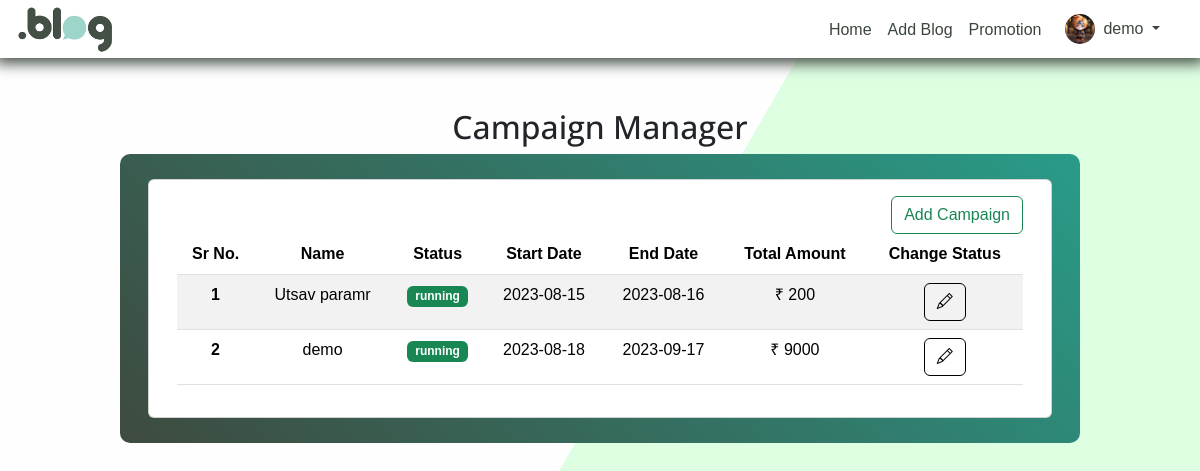
Screenshot of /campaign.php (signed in) with the database file from the repository.
### tables this page shows
CREATE TABLE `users` (
  `user_id` int(11) NOT NULL,
  `name` varchar(100) NOT NULL,
  `email` varchar(100) NOT NULL,
  `password` varchar(100) NOT NULL,
  `user_type` enum('client','admin') NOT NULL DEFAULT 'client',
  `image` varchar(100) DEFAULT NULL,
  `token` varchar(200) DEFAULT NULL
);

CREATE TABLE `campaigns` (
  `campaign_id` int(11) NOT NULL,
  `name` varchar(50) NOT NULL,
  `status` enum('pending','running','close') NOT NULL DEFAULT 'pending',
  `post_id` int(11) NOT NULL,
  `user_id` int(11) NOT NULL,
  `package_id` int(11) NOT NULL,
  `start_date` date NOT NULL,
  `end_date` date NOT NULL,
  `total_amount` int(11) NOT NULL
);

### campaign.php (the view, shortened to what this page needs)
<?php
include "./navbar_dash.php";
$user_id = $_SESSION["user_id"];
?>
<div id="main-container">
    <h2 class="text-dark text-center">Campaign Manager</h2>
    <section class="section dashboard container">
        <div class="row">
            <div class="card">
                <div class="card-body">
                    <div class="text-end">
                        <button class="btn btn-outline-success"><a href="./promotion_plans.php"> Add Campaign</a></button>
                    </div>
                    <div class="table-responsive">
                        <table class="table table-striped text-center">
                            <thead>
                                <tr>
                                    <th scope="col">Sr No.</th>
                                    <th scope="col">Name</th>
                                    <th scope="col">Status</th>
                                    <th scope="col">Start Date</th>
                                    <th scope="col">End Date</th>
                                    <th scope="col">Total Amount</th>
                                    <th scope="col">Change Status</th>
                                </tr>
                            </thead>
                            <tbody>
                                <?php $query = "SELECT * FROM campaigns where user_id =$user_id ";
                                $result = mysqli_query($conn, $query);
                                $i = 1;
                                while ($row = mysqli_fetch_assoc($result)) {
                                ?>
                                    <tr>
                                        <th scope='row'>
                                            <?= $i ?>
                                        </th>
                                        <td>
                                            <?= $row["name"] ?>
                                        </td>
                                        <td>
                                            <?php
                                            $status = $row["status"];
                                            if ($status == 'pending') {
                                                echo "
                          <span class='badge bg-warning'>$status</span>
                        ";
                                            } elseif ($status == 'running') {
                                                echo "
                          <span class='badge bg-success'>$status</span>
                        ";
                                            } else {
                                                echo "
                          <span class='badge bg-danger'>$status</span>
                        ";
                                            }
                                            ?>
                                        </td>
                                        <td>
                                            <?= $row["start_date"] ?>
                                        </td>
                                        <td>
                                            <?= $row["end_date"] ?>
                                        </td>
                                        <td>
                                            &#8377;
                                            <?= $row["total_amount"] ?>
                                        </td>
                                        <td>
                                            <button class='btn btn-primary' type="button" data-bs-toggle='modal' data-bs-target='#edit-campaign-modal<?= $i ?>'><i class='bi bi-pencil'></i></button>
                                        </td>
                                    </tr>
                                <?php
                                    $i++;
                                }
                                ?>
                            </tbody>
                        </table>
                    </div>
                </div>
            </div>
        </div>
    </section>
</div>

### navbar_dash.php (shortened to what this page needs)
<!DOCTYPE html>
<html lang="en">
<head>
  <link href="https://cdn.jsdelivr.net/npm/bootstrap@5.3.1/dist/css/bootstrap.min.css" rel="stylesheet"
>
  <link rel="stylesheet" href="./vendor/css/style.css">
  <link rel="stylesheet"
    href="https://cdnjs.cloudflare.com/ajax/libs/line-awesome/1.3.0/line-awesome/css/line-awesome.min.css"
 />
  <link rel="stylesheet" href="./vendor/css/main.css">
  <link rel="stylesheet" href="./vendor/swiper/swiper-bundle.min.css">
  <link href="./lib/css/bootstrap-icons/bootstrap-icons.css" rel="stylesheet">
</head>
<?php
include "connection.php";
$user_id = $_SESSION["user_id"];
$query = "SELECT * FROM Users WHERE user_id='$user_id'";
$runquery = mysqli_query($conn, $query);
$row = mysqli_fetch_assoc($runquery);
$name = $row["name"];
?>
<body>
  <header class="p-1 header_nav">
    <div class="container-fluid">
      <div class="d-flex flex-wrap align-items-center justify-content-center justify-content-lg-start">
        <a href="./dashboard.php" class="d-flex align-items-center mb-2 mb-lg-0 text-white text-decoration-none">
          <img src="./assets/site_logo.png" alt="logo" height="50">
        </a>
        <ul class="nav col-12 col-lg-auto me-2 mb-2 justify-content-center mb-md-0 ms-auto ">
          <li><a href="./dashboard.php" class="nav-link px-2 mt-1 ">Home</a></li>
          <li><a href="./add_blog.php" class="nav-link px-2 mt-1">Add Blog</a></li>
          <li><a href="./campaign_view_user.php" class="nav-link px-2 mt-1">Promotion </a></li>
          <li class="nav-item dropdown pe-3">
            <a class="nav-link nav-profile d-flex align-items-center pe-0" href="#" data-bs-toggle="dropdown">
              <img src="<?= $row["image"] ?>" onerror="this.src='assets/profile.png'" alt="Profile"
                class="rounded-circle" height="30">
              <span class="d-none d-md-block dropdown-toggle ps-2">
                <?= $name ?>
              </span>
            </a>
          </li>
        </ul>
      </div>
    </div>
  </header>
</body>
</html>

### rows the page displays
users: image (picture), name "demo"
campaigns: name "Utsav paramr", status "running", start_date "2023-08-15", end_date "2023-08-16", total_amount "200"
campaigns: name "demo", status "running", start_date "2023-08-18", end_date "2023-09-17", total_amount "9000"
